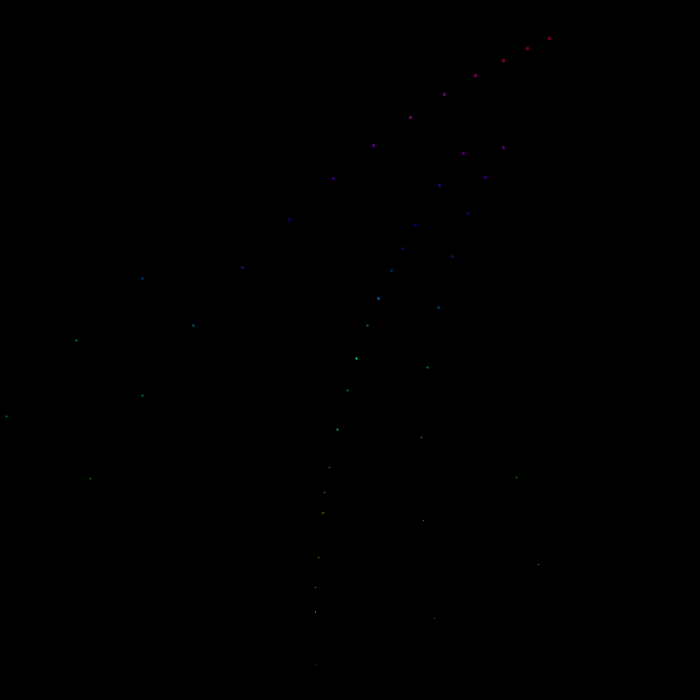
Frame 1 (no input)
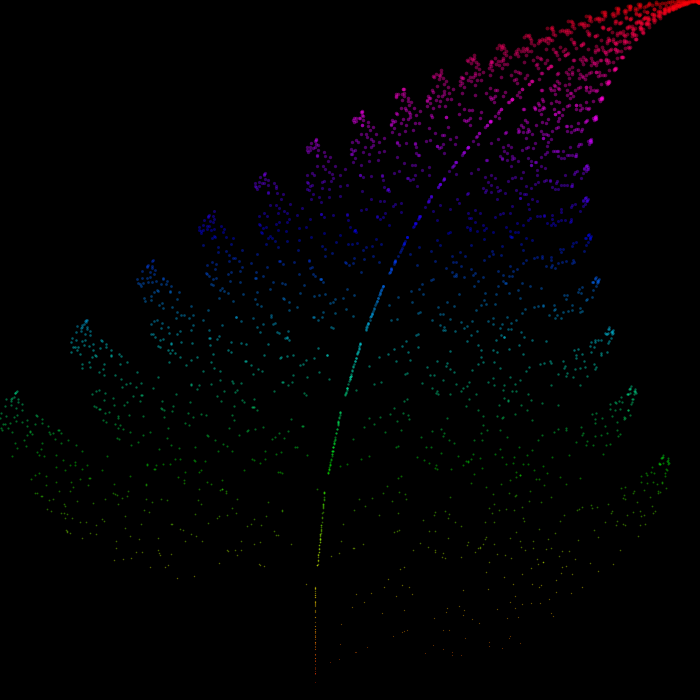
Frame 60 (the mouse pressed at the canvas centre just before this capture)
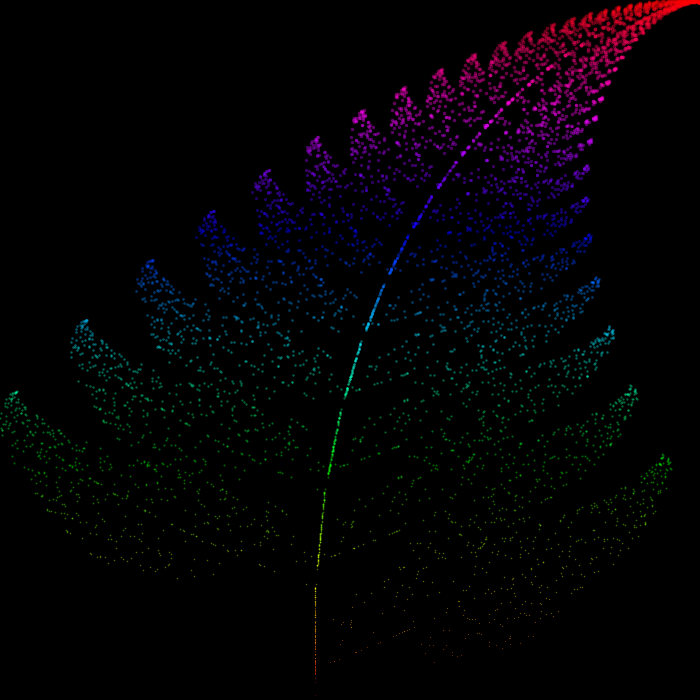
Frame 120 (the mouse held since frame 60 and released just before this capture)

The Processing sketch that drew these frames (run headless with seeded random() and noise(); from frame 60 on, the mouse is pressed at the canvas centre):

// Processing sketch: Barnsley_sFern
// ── Barnsley_sFern.pde
ArrayList<Matrix> transformations;
ArrayList<Matrix> listOfConstants;
Matrix point;


void setup() {
  size(700, 700);
  colorMode(HSB, 255, 255, 255);
  transformations = new ArrayList<Matrix>();
  listOfConstants = new ArrayList<Matrix>();
  
  transformations.add(getMatrix(0.0, 0.0, 0.0, 0.16));
  listOfConstants.add(getMatrix(0.0, 0.0));
  
  transformations.add(getMatrix(0.85, 0.04, -0.04, 0.85));
  listOfConstants.add(getMatrix(0.0, 1.60));

  transformations.add(getMatrix(0.20, -0.26, 0.23, 0.22));
  listOfConstants.add(getMatrix(0.0, 1.60));

  transformations.add(getMatrix(-0.15, 0.28, 0.26, 0.24));
  listOfConstants.add(getMatrix(0.0, 0.44));


  point = new Matrix(2, 1);
  background(0);
} 

float getX(float x) {
  return map(x, -2.1820, 2.6558, 0, width);
  
} 

float getY(float y) {
  return map(y, 9.9983, 0, 0, height);
} 
Matrix getMatrix(float e, float f) {
  Matrix constants = new Matrix(2, 1);
  constants.matrix[0][0] = e;
  constants.matrix[1][0] = f;
  return constants;
} 

Matrix getMatrix(float a, float b, float c, float d) {
  Matrix transform = new Matrix(2, 2);

  transform.matrix[0][0] = a;
  transform.matrix[0][1] = b;

  transform.matrix[1][0] = c;
  transform.matrix[1][1] = d;


  return transform;
} 

int getIndex() {
  float r = random(1);
  if (r < 0.02) {
    return 0;
  } else if (r < 0.86) {
    return 1;
  } else if (r < 0.93) {
    return 2;
  } else {
    return 3;
  } 
} 

void nextPoint() {
  int rnIndex = getIndex();
  Matrix coefficients = transformations.get(rnIndex);
  Matrix constants = listOfConstants.get(rnIndex);
  point = coefficients.matrixMultiplication(point).addMatrix(constants);
  point.printTheMatrix();
} 

void drawPoint() {
  color col = color(map(point.matrix[1][0], 9.9983, 0, 255, 0), 255, 255, 255); 
  //stroke(0, 255, 0);
  noFill();
  stroke(col, 100);
  strokeWeight(map(point.matrix[1][0], 9.9983, 0, 4, 1));
  point(getX(point.matrix[0][0]), getY(point.matrix[1][0]));
} 

void draw() {

  for (int i = 0; i < 50; i++) {
    drawPoint();
    nextPoint();
  }
} 
// ── Matrix.pde
class Matrix {
  int rows;
  int cols;
  float[][] matrix;
  
  Matrix(int r,int c) {
   rows=r;
   cols=c;
   matrix=new float[rows][cols];
   
  }
  void initRandom() {
    for(int i=0;i<rows;i++) {
      for(int j=0;j<cols;j++) {
        matrix[i][j]=floor(random(0,7));
      } 
    } 
    
  } 
  
  void printTheMatrix() {
    for(int i=0;i<rows;i++) {
      print("[");
      for(int j=0;j<cols;j++) {
        print(matrix[i][j]+",");
      } 
      println("]");
    } 
    
    println();
  } 
  
  Matrix matrixMultiplication(Matrix temp) {
    Matrix newMatrix;
    //println(this.cols+" "+temp.rows);
    if(this.cols==temp.rows) {
      newMatrix=new Matrix(this.rows,temp.cols);
      for(int i=0;i<newMatrix.rows;i++) {
        for(int j=0;j<newMatrix.cols;j++) {
          for(int k=0;k<this.cols;k++) {
            newMatrix.matrix[i][j]+=this.matrix[i][k]*temp.matrix[k][j];
          } 
        } 
      } 
    }else {
      newMatrix=null;
      println("Matrices cannot be multiplide");
    } 
    return newMatrix;
  }
  
  boolean isSquare() {
    return (this.rows==this.cols);
  } 
  
  float Determinant(Matrix m) {
    if(isSquare()==false) {
      println("Matrix need to be square");
      return -1;
    } 
    if(m.rows==1 && m.cols==1) {
      return m.matrix[0][0];
    }
    if(m.rows==2 && m.cols==2) {
      return ((m.matrix[0][0]*m.matrix[1][1])-(m.matrix[1][0]*m.matrix[0][1]));
    } 
    float  sum=0;
    for(int i=0;i<m.cols;i++) {
      sum+=getSign(i)*m.matrix[0][i]*Determinant(createSubMatrix(m,0,i)); 
    }
    
    return sum;
    
  } 
  
  Matrix createSubMatrix(Matrix m,int excludingRow,int excludingCol) {
    Matrix detMat=new Matrix(m.rows-1,m.cols-1);
    int r=-1;
    for(int i=0;i<m.rows;i++) {
      if(i==excludingRow)
        continue;
      r++;
      int c=-1;
      for(int j=0;j<m.cols;j++) {
        if(j==excludingCol) 
          continue;
        detMat.matrix[r][++c]=m.matrix[i][j];
      }
    }
    return detMat;
  } 
  
  int getSign(int i) {
    if(i%2==0) {
       return 1; 
    } else  {
      return -1;
    } 
  } 
  
  void multiply(float value) {
    for(int i=0;i<rows;i++) {
      for(int j=0;j<cols;j++) {
        matrix[i][j]*=value;
      } 
    } 
    
  } 
  
  Matrix cofactor(Matrix mat) {
    Matrix m=new Matrix(mat.rows,mat.cols);
    for(int i=0;i<m.rows;i++) {
      for(int j=0;j<m.cols;j++) {
        m.matrix[i][j]=getSign(i)*getSign(j)*Determinant(createSubMatrix(mat,i,j));
      } 
    }
    return m;
  } 
  
  Matrix Transpose(Matrix matrix) {
    Matrix transposeM=new Matrix(matrix.cols,matrix.rows);
    for(int i=0;i<transposeM.rows;i++) {
      for(int j=0;j<transposeM.cols;j++) {
        transposeM.matrix[i][j]=matrix.matrix[j][i];
      } 
    } 
    return transposeM;
  } 
  
  Matrix Inverse(Matrix m) {
    Matrix inverse=Transpose(cofactor(m));
    inverse.multiply(1.0/Determinant(m));
    return inverse;
  }
  
  Matrix Identity() {
    Matrix ide=new Matrix(rows,cols);
    
    for(int i=0;i<rows;i++) {
      for(int j=0;j<cols;j++) {
        if(i==j) {
          ide.matrix[i][j]=1;
        }
        else {
          ide.matrix[i][j]=0;
        } 
      } 
      
    } 
    return ide;
    
  }
  
  Matrix vecToCol(float x,float y) {
    Matrix vecCol=new Matrix(2,1);
    vecCol.matrix[0][0]=x;
    vecCol.matrix[1][0]=y;
    return vecCol;
  } 
  
   Matrix vecToCol(float x,float y,float z) {
    Matrix vecCol=new Matrix(3,1);
    vecCol.matrix[0][0]=x;
    vecCol.matrix[1][0]=y;
    vecCol.matrix[2][0]=z;
    return vecCol;
  } 
  
  
  void swapRows(int row1,int row2) {
    float[] temp=new float[cols];
    //for(int i=0;i<cols;i++) {
     // temp[i]=matrix[row1][i];
    //} 
    for(int i=0;i<cols;i++) {
      temp[i]=matrix[row1][i];
      matrix[row1][i]=matrix[row2][i];
      matrix[row2][i]=temp[i];
    } 
  } 
  
  void multiplyRow(int row,float value) {
    for(int i=0;i<cols;i++) {
      matrix[row][i]*=value;
    } 
  } 
  
  void subtractRows(float value,int rowTimesValue,int subtractFromThisRow) {
    for(int i=0;i<cols;i++) {
      matrix[subtractFromThisRow][i]-=value*matrix[rowTimesValue][i];
    } 
  } 
  
  void rref() {
    int lead=0;//pivot
    int i;
    boolean quit=false;
    
    for(int row=0;row<rows && !quit;row++) {
      if(cols<=lead) {
        quit=true;
        break;
      } 
      i=row;
      while(!quit && matrix[i][lead]==0) {
        i++;
        if(rows==i) {
          i=row;
          lead++;
          if(cols==lead) {
            quit=true;
            break;
          } 
        } 
      }
      if(!quit) {
        swapRows(i,row);
        if(matrix[row][lead]!=0) {
          multiplyRow(row,1.0f/matrix[row][lead]);
          
        }
        for(int j=0;j<rows;j++) {
          if(j!=row) {
            subtractRows(matrix[j][lead],row,j);
          } 
        } 
      } 
    } 
  } 
  
  Matrix addMatrix(Matrix m2) {
    Matrix sumMatrix=new Matrix(this.rows,this.cols);;
    if(m2.rows==this.rows && m2.cols==this.cols) {
      for(int i=0;i<sumMatrix.rows;i++) {
        for(int j=0;j<sumMatrix.cols;j++) {
          sumMatrix.matrix[i][j]+=m2.matrix[i][j]+matrix[i][j];
        } 
      } 
    }
    return sumMatrix;
  }
  
} 
